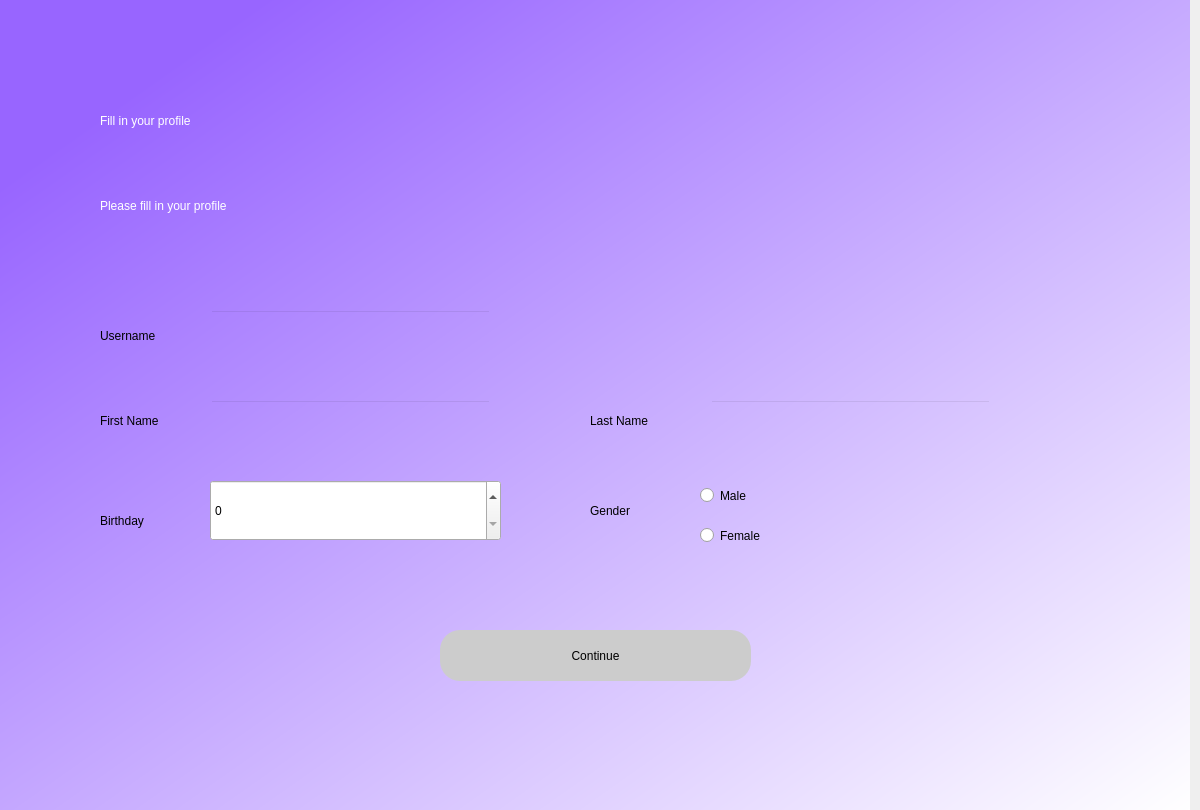
<?xml version="1.0" encoding="UTF-8"?>
<ui version="4.0">
 <class>Dialog</class>
 <widget class="QDialog" name="Dialog">
  <property name="geometry">
   <rect>
    <x>0</x>
    <y>0</y>
    <width>1200</width>
    <height>810</height>
   </rect>
  </property>
  <property name="windowTitle">
   <string>Dialog</string>
  </property>
  <widget class="QWidget" name="bgwidget" native="true">
   <property name="geometry">
    <rect>
     <x>-10</x>
     <y>0</y>
     <width>1200</width>
     <height>811</height>
    </rect>
   </property>
   <property name="styleSheet">
    <string notr="true">QWidget#bgwidget{
background-color:qlineargradient(spread:pad, x1:0.093, y1:0.141636, x2:0.995, y2:1, stop:0 rgba(152, 101, 255, 255), stop:1 rgba(255, 255, 255, 255));}</string>
   </property>
   <widget class="QLabel" name="label">
    <property name="geometry">
     <rect>
      <x>110</x>
      <y>70</y>
      <width>491</width>
      <height>101</height>
     </rect>
    </property>
    <property name="styleSheet">
     <string notr="true">font: 36pt &quot;MS Shell Dlg 2&quot;; color:rgb(255, 255, 255)</string>
    </property>
    <property name="text">
     <string>Fill in your profile </string>
    </property>
   </widget>
   <widget class="QLabel" name="label_2">
    <property name="geometry">
     <rect>
      <x>110</x>
      <y>180</y>
      <width>291</width>
      <height>51</height>
     </rect>
    </property>
    <property name="styleSheet">
     <string notr="true">font: 16pt &quot;MS Shell Dlg 2&quot;;color:rgb(255, 255, 255)</string>
    </property>
    <property name="text">
     <string>Please fill in your profile </string>
    </property>
   </widget>
   <widget class="QPushButton" name="continue_2">
    <property name="geometry">
     <rect>
      <x>450</x>
      <y>630</y>
      <width>311</width>
      <height>51</height>
     </rect>
    </property>
    <property name="styleSheet">
     <string notr="true">border-radius:20px;
background-color: rgb(204, 204, 204);
font: 14pt &quot;MS Shell Dlg 2&quot;;

</string>
    </property>
    <property name="text">
     <string>Continue</string>
    </property>
   </widget>
   <widget class="QLineEdit" name="username">
    <property name="geometry">
     <rect>
      <x>220</x>
      <y>310</y>
      <width>281</width>
      <height>41</height>
     </rect>
    </property>
    <property name="styleSheet">
     <string notr="true">background-color:rgba(0,0,0,0);
font: 12pt &quot;MS Shell Dlg 2&quot;;</string>
    </property>
   </widget>
   <widget class="QLineEdit" name="Firstname">
    <property name="geometry">
     <rect>
      <x>220</x>
      <y>400</y>
      <width>281</width>
      <height>41</height>
     </rect>
    </property>
    <property name="styleSheet">
     <string notr="true">background-color:rgba(0,0,0,0);
font: 12pt &quot;MS Shell Dlg 2&quot;;</string>
    </property>
   </widget>
   <widget class="QLabel" name="label_3">
    <property name="geometry">
     <rect>
      <x>110</x>
      <y>320</y>
      <width>101</width>
      <height>31</height>
     </rect>
    </property>
    <property name="styleSheet">
     <string notr="true">font: 10pt &quot;MS Shell Dlg 2&quot;;</string>
    </property>
    <property name="text">
     <string>Username</string>
    </property>
   </widget>
   <widget class="QLabel" name="label_4">
    <property name="geometry">
     <rect>
      <x>110</x>
      <y>410</y>
      <width>101</width>
      <height>21</height>
     </rect>
    </property>
    <property name="styleSheet">
     <string notr="true">font: 10pt &quot;MS Shell Dlg 2&quot;;</string>
    </property>
    <property name="text">
     <string>First Name </string>
    </property>
   </widget>
   <widget class="QLabel" name="error">
    <property name="geometry">
     <rect>
      <x>460</x>
      <y>630</y>
      <width>271</width>
      <height>21</height>
     </rect>
    </property>
    <property name="styleSheet">
     <string notr="true">font: 12pt &quot;MS Shell Dlg 2&quot;; color:red;</string>
    </property>
    <property name="text">
     <string/>
    </property>
   </widget>
   <widget class="QLineEdit" name="Lastname">
    <property name="geometry">
     <rect>
      <x>720</x>
      <y>400</y>
      <width>281</width>
      <height>41</height>
     </rect>
    </property>
    <property name="styleSheet">
     <string notr="true">background-color:rgba(0,0,0,0);
font: 12pt &quot;MS Shell Dlg 2&quot;;</string>
    </property>
   </widget>
   <widget class="QLabel" name="label_5">
    <property name="geometry">
     <rect>
      <x>600</x>
      <y>410</y>
      <width>101</width>
      <height>21</height>
     </rect>
    </property>
    <property name="styleSheet">
     <string notr="true">font: 10pt &quot;MS Shell Dlg 2&quot;;</string>
    </property>
    <property name="text">
     <string>Last Name</string>
    </property>
   </widget>
   <widget class="QLabel" name="label_6">
    <property name="geometry">
     <rect>
      <x>110</x>
      <y>510</y>
      <width>81</width>
      <height>21</height>
     </rect>
    </property>
    <property name="styleSheet">
     <string notr="true">font: 10pt &quot;MS Shell Dlg 2&quot;;</string>
    </property>
    <property name="text">
     <string>Birthday</string>
    </property>
   </widget>
   <widget class="QLabel" name="label_7">
    <property name="geometry">
     <rect>
      <x>600</x>
      <y>500</y>
      <width>81</width>
      <height>21</height>
     </rect>
    </property>
    <property name="styleSheet">
     <string notr="true">font: 10pt &quot;MS Shell Dlg 2&quot;;</string>
    </property>
    <property name="text">
     <string>Gender</string>
    </property>
   </widget>
   <widget class="QSpinBox" name="setdate">
    <property name="geometry">
     <rect>
      <x>220</x>
      <y>480</y>
      <width>291</width>
      <height>61</height>
     </rect>
    </property>
   </widget>
   <widget class="QRadioButton" name="Male">
    <property name="geometry">
     <rect>
      <x>710</x>
      <y>480</y>
      <width>101</width>
      <height>31</height>
     </rect>
    </property>
    <property name="text">
     <string>Male</string>
    </property>
   </widget>
   <widget class="QRadioButton" name="Female">
    <property name="geometry">
     <rect>
      <x>710</x>
      <y>520</y>
      <width>101</width>
      <height>31</height>
     </rect>
    </property>
    <property name="text">
     <string>Female</string>
    </property>
   </widget>
  </widget>
 </widget>
 <resources/>
 <connections/>
</ui>
